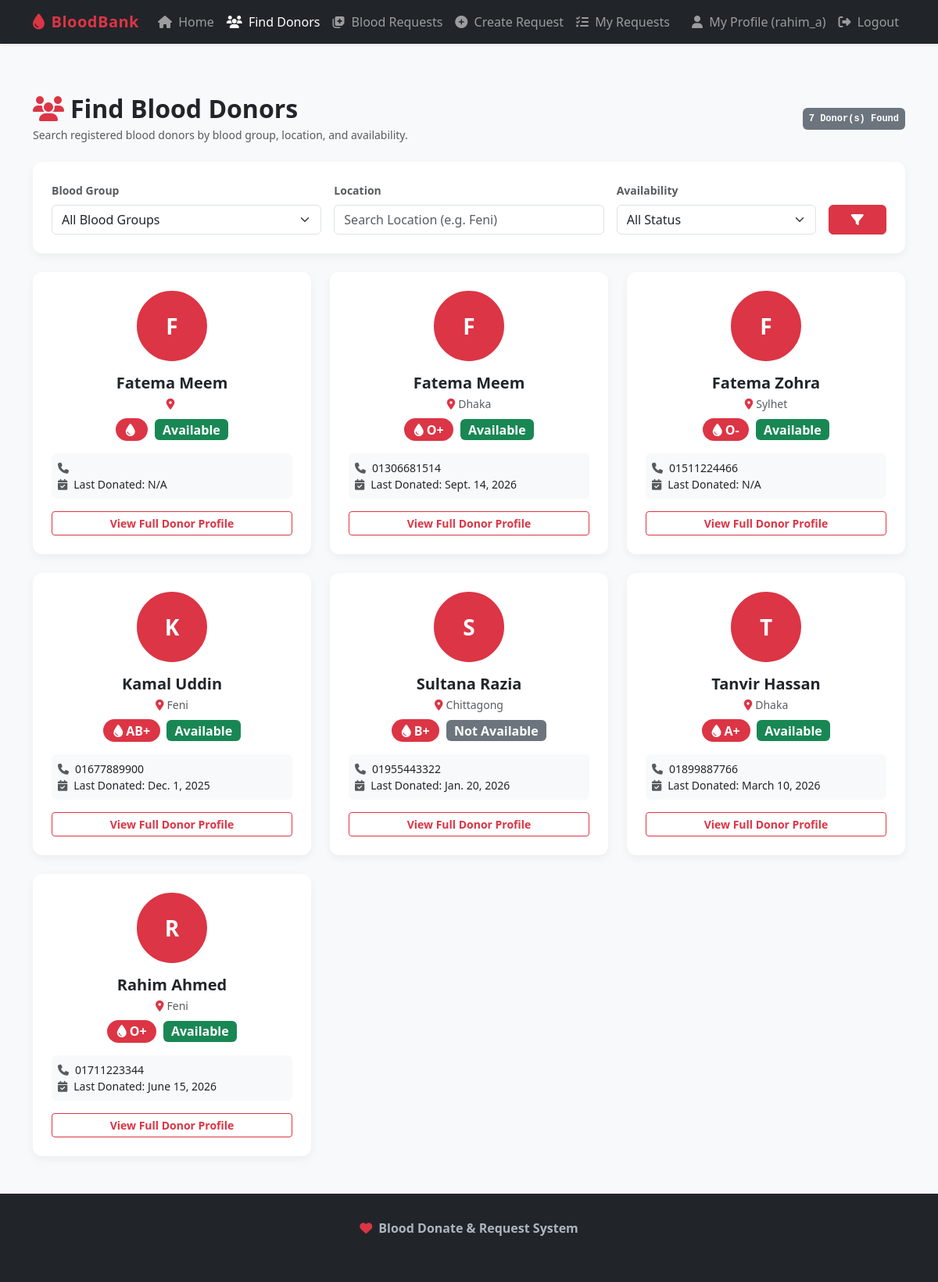
The app's page /donors/ (signed in) with its own data.
### blood_bank/models.py (models this page shows, shortened)
class DonorProfile(models.Model):
    user = models.OneToOneField(User, on_delete=models.CASCADE, related_name='donor_profile')
    blood_group = models.CharField(max_length=5, choices=BLOOD_GROUP_CHOICES)
    phone = models.CharField(max_length=20)
    location = models.CharField(max_length=100)
    date_of_birth = models.DateField(null=True, blank=True)
    last_donation_date = models.DateField(null=True, blank=True)
    availability = models.CharField(max_length=20, choices=AVAILABILITY_CHOICES, default='Available')
    profile_picture = models.ImageField(upload_to='profile_pics/', null=True, blank=True)
    description = models.TextField(blank=True, default='')
    created_at = models.DateTimeField(auto_now_add=True)
    updated_at = models.DateTimeField(auto_now=True)

### blood_bank/views.py (the view, shortened to what this page needs)
# urls.py: path('donors/', views.donor_list_view, name='donor_list'),
def donor_list_view(request):
    form = DonorSearchForm(request.GET or None)
    donors = DonorProfile.objects.select_related('user').all().order_by('-updated_at')
    paginator = Paginator(donors, 9)
    page_number = request.GET.get('page')
    page_obj = paginator.get_page(page_number)
    context = {
        'form': form,
        'page_obj': page_obj,
        'total_count': donors.count(),
    }
    return render(request, 'blood_bank/donor_list.html', context)

### blood_bank/forms.py
class DonorSearchForm(forms.Form):
    blood_group = forms.ChoiceField(
        choices=[('', 'All Blood Groups')] + BLOOD_GROUP_CHOICES,
        required=False,
        widget=forms.Select(attrs={'class': 'form-select'})
    )
    location = forms.CharField(
        required=False,
        widget=forms.TextInput(attrs={'class': 'form-control', 'placeholder': 'Search Location (e.g. Feni)'})
    )
    availability = forms.ChoiceField(
        choices=[('', 'All Status')] + AVAILABILITY_CHOICES,
        required=False,
        widget=forms.Select(attrs={'class': 'form-select'})
    )

### blood_bank/templates/blood_bank/donor_list.html (shortened to what this page needs)
{% extends 'base.html' %}
{% block content %}
<div class="container my-5">
    <div class="d-flex justify-content-between align-items-center mb-4">
        <div>
            <h2 class="fw-bold mb-1"><i class="fa-solid fa-users text-danger me-2"></i>Find Blood Donors</h2>
            <p class="text-muted small mb-0">Search registered blood donors by blood group, location, and availability.</p>
        </div>
        <span class="badge bg-secondary p-2 font-monospace">{{ total_count }} Donor(s) Found</span>
    </div>
    <div class="card card-custom p-4 mb-4">
        <form method="get" class="row g-3">
            <div class="col-md-4">
                <label class="form-label fw-bold small text-muted">Blood Group</label>
                {{ form.blood_group }}
            </div>
            <div class="col-md-4">
                <label class="form-label fw-bold small text-muted">Location</label>
                {{ form.location }}
            </div>
            <div class="col-md-3">
                <label class="form-label fw-bold small text-muted">Availability</label>
                {{ form.availability }}
            </div>
            <div class="col-md-1 d-flex align-items-end">
                <button type="submit" class="btn btn-danger w-100 fw-bold">
                    <i class="fa-solid fa-filter"></i>
                </button>
            </div>
        </form>
    </div>
    {% if page_obj %}
        <div class="row g-4 mb-4">
            {% for donor in page_obj %}
                <div class="col-md-4">
                    <div class="card card-custom h-100 p-4 text-center">
                        {% if donor.profile_picture %}
                            <img src="{{ donor.profile_picture.url }}" alt="{{ donor.user.username }}" class="donor-avatar mx-auto mb-3">
                        {% else %}
                            <div class="donor-avatar bg-danger text-white d-flex align-items-center justify-content-center mx-auto mb-3 fs-3 fw-bold">
                                {{ donor.user.first_name|default:donor.user.username|slice:":1"|upper }}
                            </div>
                        {% endif %}
                        <h5 class="fw-bold mb-1">{{ donor.user.get_full_name|default:donor.user.username }}</h5>
                        <p class="text-muted small mb-2"><i class="fa-solid fa-location-dot me-1 text-danger"></i>{{ donor.location }}</p>
                        <div class="mb-3">
                            <span class="badge badge-blood fs-6"><i class="fa-solid fa-droplet me-1"></i>{{ donor.blood_group }}</span>
                            <span class="badge {% if donor.availability == 'Available' %}bg-success{% else %}bg-secondary{% endif %} fs-6 ms-1">
                                {{ donor.availability }}
                            </span>
                        </div>
                        <div class="text-start bg-light p-2 rounded small mb-3">
                            <div><i class="fa-solid fa-phone text-muted me-2"></i>{{ donor.phone }}</div>
                            <div><i class="fa-solid fa-calendar-check text-muted me-2"></i>Last Donated: {{ donor.last_donation_date|default:"N/A" }}</div>
                        </div>
                        <a href="{% url 'donor_detail' donor.pk %}" class="btn btn-outline-danger btn-sm w-100 fw-bold mt-auto">
                            View Full Donor Profile
                        </a>
                    </div>
                </div>
            {% endfor %}
        </div>
    {% else %}
        <div class="alert alert-warning text-center py-4">
            <i class="fa-solid fa-triangle-exclamation fa-2x mb-2"></i>
            <h5>No donors found matching your search criteria.</h5>
            <p class="mb-0">Try clearing filters or searching for another location.</p>
        </div>
    {% endif %}
</div>
{% endblock %}

### blood_bank/templates/base.html (shortened to what this page needs)
<!DOCTYPE html>
<html lang="en">
<head>
    <link href="https://cdn.jsdelivr.net/npm/bootstrap@5.3.2/dist/css/bootstrap.min.css" rel="stylesheet">
    <link rel="stylesheet" href="https://cdnjs.cloudflare.com/ajax/libs/font-awesome/6.4.0/css/all.min.css">
    {% load static %}
    <link rel="stylesheet" href="{% static 'css/style.css' %}">
</head>
<body>
    <nav class="navbar navbar-expand-lg navbar-dark bg-dark sticky-top shadow-sm">
        <div class="container">
            <a class="navbar-brand text-danger" href="{% url 'home' %}">
                <i class="fa-solid fa-droplet me-2"></i>BloodBank
            </a>
            <div class="collapse navbar-collapse" id="navbarNav">
                <ul class="navbar-nav me-auto mb-2 mb-lg-0">
                    <li class="nav-item">
                        <a class="nav-link {% if request.resolver_match.url_name == 'home' %}active{% endif %}" href="{% url 'home' %}">
                            <i class="fa-solid fa-house me-1"></i> Home
                        </a>
                    </li>
                    <li class="nav-item">
                        <a class="nav-link {% if request.resolver_match.url_name == 'donor_list' %}active{% endif %}" href="{% url 'donor_list' %}">
                            <i class="fa-solid fa-users me-1"></i> Find Donors
                        </a>
                    </li>
                    <li class="nav-item">
                        <a class="nav-link {% if request.resolver_match.url_name == 'request_list' %}active{% endif %}" href="{% url 'request_list' %}">
                            <i class="fa-solid fa-notes-medical me-1"></i> Blood Requests
                        </a>
                    </li>
                    {% if user.is_authenticated %}
                    <li class="nav-item">
                        <a class="nav-link {% if request.resolver_match.url_name == 'request_create' %}active{% endif %}" href="{% url 'request_create' %}">
                            <i class="fa-solid fa-plus-circle me-1"></i> Create Request
                        </a>
                    </li>
                    <li class="nav-item">
                        <a class="nav-link {% if request.resolver_match.url_name == 'my_requests' %}active{% endif %}" href="{% url 'my_requests' %}">
                            <i class="fa-solid fa-list-check me-1"></i> My Requests
                        </a>
                    </li>
                    {% endif %}
                </ul>
                <ul class="navbar-nav ms-auto">
                    {% if user.is_authenticated %}
                    <li class="nav-item">
                        <a class="nav-link {% if request.resolver_match.url_name == 'profile' %}active{% endif %}" href="{% url 'profile' %}">
                            <i class="fa-solid fa-user me-1"></i> My Profile ({{ user.username }})
                        </a>
                    </li>
                    <li class="nav-item">
                        <form method="post" action="{% url 'logout' %}" class="d-inline">
                            <button type="submit" class="btn btn-outline-danger btn-sm nav-link border-0 text-start">
                                <i class="fa-solid fa-right-from-bracket me-1"></i> Logout
                            </button>
                        </form>
                    </li>
                    {% endif %}
                </ul>
            </div>
        </div>
    </nav>
    <main class="main-content">
        {% block content %}{% endblock %}
    </main>
    <footer class="mt-auto">
        <div class="container text-center">
            <p class="mb-1"><i class="fa-solid fa-heart text-danger me-1"></i> <strong>Blood Donate & Request System</strong></p>
            <p class="small text-muted mb-0">Every donation saves lives. Connect donors with patients instantly.</p>
        </div>
    </footer>
</body>
</html>

### static/css/style.css (style rules this page uses)
:root { --primary-red: #dc3545; --dark-red: #b02a37; --light-red: #f8d7da; --hero-bg: linear-gradient(135deg, #800020 0%, #dc3545 100%); }
body { font-family: 'Segoe UI', Tahoma, Geneva, Verdana, sans-serif; background-color: #f8f9fa; color: #212529; display: flex; flex-direction: column; min-height: 100vh; }
.main-content { flex: 1; }
.navbar-brand { font-weight: 700; letter-spacing: 0.5px; }
.card-custom { border: none; border-radius: 12px; box-shadow: 0 4px 12px rgba(0,0,0,0.05); transition: transform 0.2s ease, box-shadow 0.2s ease; }
.badge-blood { background-color: var(--primary-red); color: white; font-size: 0.9rem; font-weight: 700; padding: 0.4em 0.8em; border-radius: 20px; }
.donor-avatar { width: 90px; height: 90px; object-fit: cover; border-radius: 50%; border: 3px solid var(--primary-red); }
footer { background-color: #212529; color: #adb5bd; padding: 2rem 0; margin-top: 3rem; }

### records on screen
DonorProfile: user.first_name "F", user.get_full_name "Fatema Meem", availability "Available", last_donation_date "N/A"
DonorProfile: user.first_name "F", user.get_full_name "Fatema Meem", location "Dhaka", blood_group "O+", availability "Available", phone "01306681514", last_donation_date "Sept. 14, 2026"
DonorProfile: user.first_name "F", user.get_full_name "Fatema Zohra", location "Sylhet", blood_group "O-", availability "Available", phone "01511224466", last_donation_date "N/A"
DonorProfile: user.first_name "K", user.get_full_name "Kamal Uddin", location "Feni", blood_group "AB+", availability "Available", phone "01677889900", last_donation_date "Dec. 1, 2025"
DonorProfile: user.first_name "S", user.get_full_name "Sultana Razia", location "Chittagong", blood_group "B+", availability "Not Available", phone "01955443322", last_donation_date "Jan. 20, 2026"
DonorProfile: user.first_name "T", user.get_full_name "Tanvir Hassan", location "Dhaka", blood_group "A+", availability "Available", phone "01899887766", last_donation_date "March 10, 2026"
DonorProfile: user.first_name "R", user.get_full_name "Rahim Ahmed", location "Feni", blood_group "O+", availability "Available", phone "01711223344", last_donation_date "June 15, 2026"

### other values on screen
{{ user.username }} "rahim_a"
{{ total_count }} "7"
